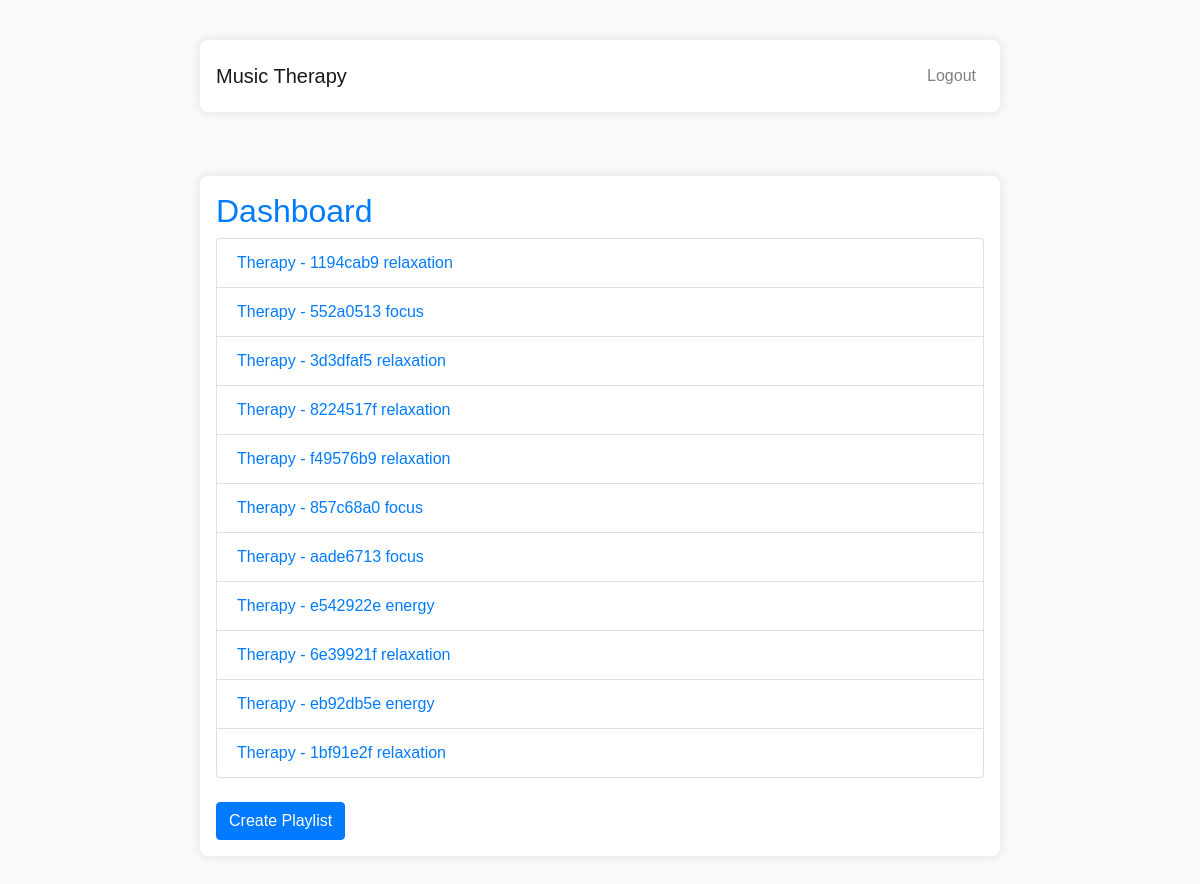
Page /dashboard (signed in) on the committed database.
### app/models.py (models this page shows, shortened)
class Playlist(db.Model):
    id = db.Column(db.Integer, primary_key=True)
    name = db.Column(db.String(150), nullable=False)
    url = db.Column(db.String(255), nullable=False)
    user_id = db.Column(db.Integer, db.ForeignKey('user.id'), nullable=False)

### app/__init__.py (the view)
@app.route('/')
@app.route('/dashboard')
@login_required
def dashboard():
    playlists = Playlist.query.filter_by(user_id=current_user.id).all()
    return render_template('dashboard.html', playlists=playlists)

### app/__init__.py (called while the page is built)
@login_manager.user_loader
def load_user(user_id):
    return User.query.get(int(user_id))

### app/templates/dashboard.html (shortened to what this page needs)
{% extends "base.html" %}
{% block content %}
<h2>Dashboard</h2>
{% if playlists %}
    <ul class="list-group">
        {% for playlist in playlists %}
            <li class="list-group-item"><a href="{{ playlist.url }}">{{ playlist.name }}</a></li>
        {% endfor %}
    </ul>
{% else %}
    <p>No playlists found.</p>
{% endif %}
<br>
<a href="{{ url_for('create_playlist') }}" class="btn btn-primary">Create Playlist</a>
{% endblock %}

### app/static/css/styles.css (style rules this page uses)
body { font-family: 'Arial', sans-serif; background-color: #f8f9fa; margin: 0; padding: 0; color: #333; }
h2 { color: #007bff; }

### rows in the picture
Playlist: name "Therapy - 1194cab9 relaxation"
Playlist: name "Therapy - 552a0513 focus"
Playlist: name "Therapy - 3d3dfaf5 relaxation"
Playlist: name "Therapy - 8224517f relaxation"
Playlist: name "Therapy - f49576b9 relaxation"
Playlist: name "Therapy - 857c68a0 focus"
Playlist: name "Therapy - aade6713 focus"
Playlist: name "Therapy - e542922e energy"
Playlist: name "Therapy - 6e39921f relaxation"
Playlist: name "Therapy - eb92db5e energy"
Playlist: name "Therapy - 1bf91e2f relaxation"
